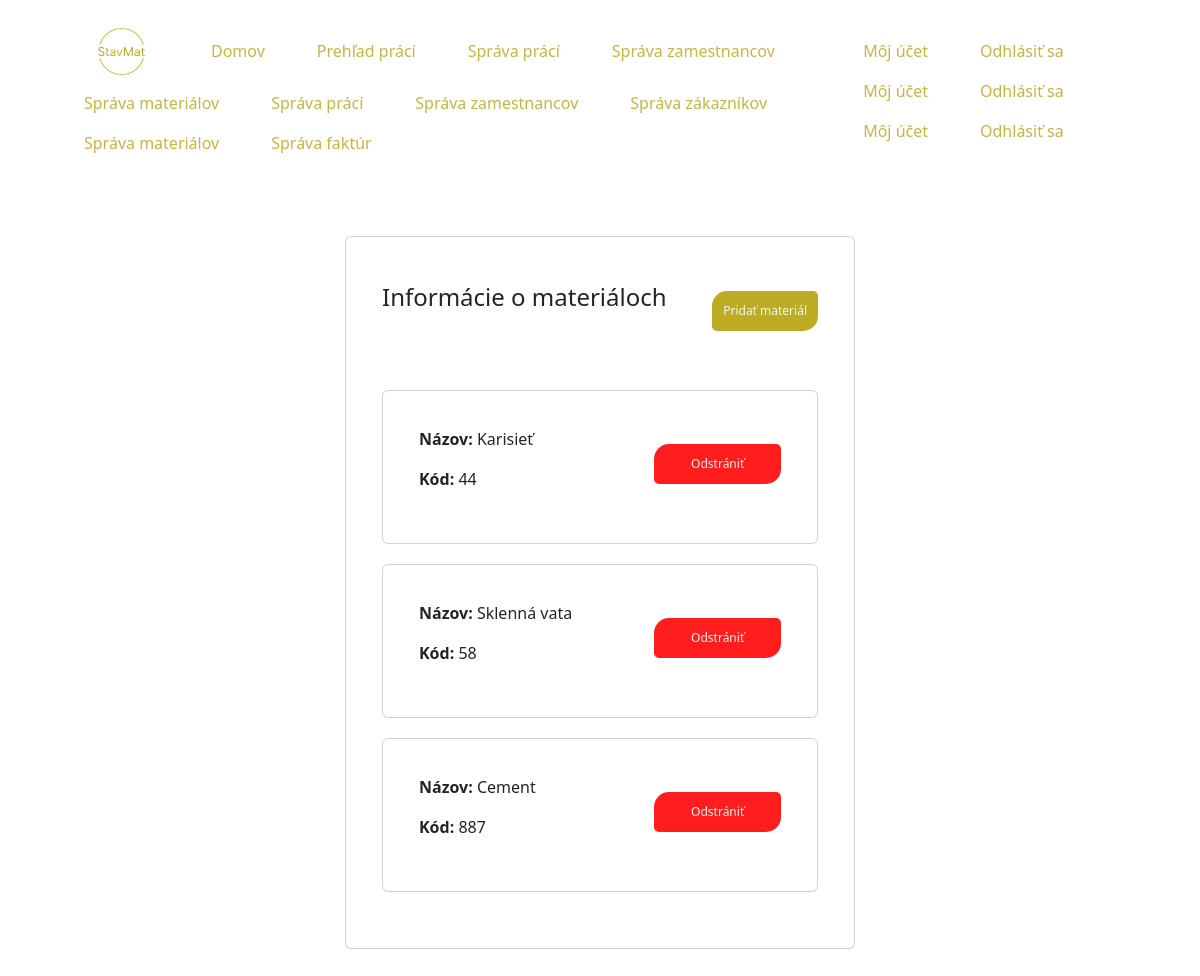
The app's page /employee/materials/ (signed in) with its own data.
### stavMat/models.py (models this page shows, shortened)
class Material(models.Model):
    nazov = models.CharField(max_length=255, verbose_name='Názov')
    kod = models.CharField(max_length=50, verbose_name='Kód', unique=True, error_messages={'unique': 'Tento kód už existuje.'})

### stavMat/views.py (the view)
# urls.py: path('employee/materials/', views.employee_materials, name='employee_materials'),
@login_required
def employee_materials(request):
    material = Material.objects.all()
    return render(request, 'stavMat/login_employee_materials.html', {'material': material})

### stavMat/templates/stavMat/login_employee_materials.html (shortened to what this page needs)
{% extends "stavMat/base_customer.html" %}
{% load static %}
{% block head %}
    <link rel="stylesheet" type="text/css" href="{% static 'customer_project.css' %}">
        <link rel="stylesheet" type="text/css" href="{% static 'project_info.css' %}">
{% endblock %}
{% block body %}
    <div class="container section">
        <div class="card">
            <div class="card-body">
                <div class="card-head">
                    <h4 class="card-title">Informácie o materiáloch</h4>
                    <div class="row">
                        <div class="col">
                            <a class="btn" type="submit" href="{% url 'create_material' %}">Pridať materiál</a>
                        </div>
                    </div>
                </div>
                {% for m in material %}
                    <div class="card">
                        <div class="card-body">
                            <div class="work_align">
                                <div class="col">
                                    <p><span class="p-bold">Názov:</span>  {{ m.nazov }} </p>
                                    <p><span class="p-bold">Kód:</span> {{ m.kod }} </p>
                                </div>
                                <div class="col col-btn">
                                    <a class="btn btn-delete" href="{% url 'delete_material_spec' m.pk%}">Odstrániť</a>
                                </div>
                            </div>
                        </div>
                    </div>
                {% endfor %}
            </div>
        </div>
    </div>
{% endblock %}

### stavMat/templates/stavMat/base_customer.html (shortened to what this page needs)
{% load static %}
<!DOCTYPE html>
<html lang="cz">
<head>
    <link href="https://cdn.jsdelivr.net/npm/bootstrap@5.3.3/dist/css/bootstrap.min.css" rel="stylesheet"
>
    <link href="{% static 'customer_index.css' %}" rel="stylesheet">
    {% block head %}
    {% endblock %}
</head>
<body>
<div class="container-fluid px-5 pb-2 header">
    <div class="left-items">
        <ul class="nav">
            <li class="nav-item">
                <a class="nav-link" href="{% url 'index' %}">
                    <img src="{% static 'resources/Logo.png' %}" width="75" height="46.76">
                </a>
            </li>
            <li class="nav-item">
                <a class="nav-link active" href="{% url 'customer' %}">Domov</a>
            </li>
            {% if user.is_authenticated %}
                {% if user.groups.all %}
                    {% for group in user.groups.all %}
                        {% if group.name == 'Zamestnanec' %}
                            <li class="nav-item">
                                <a class="nav-link" href="{% url 'employee_work' %}">Prehľad prácí</a>
                            </li>
                        {% endif %}
                        {% if group.name == 'Hlavný zamestnanec' %}
                            <li class="nav-item">
                                <a class="nav-link" href="{% url 'employee_work' %}">Správa prácí</a>
                            </li>
                            <li class="nav-item">
                                <a class="nav-link" href="{% url 'employee_details' %}">Správa zamestnancov</a>
                            </li>
                            <li class="nav-item">
                                <a class="nav-link" href="{% url 'employee_materials' %}">Správa materiálov</a>
                            </li>
                        {% endif %}
                        {% if group.name == 'Vedúci podniku' %}
                            <li class="nav-item">
                                <a class="nav-link" href="{% url 'employee_work' %}">Správa prácí</a>
                            </li>
                            <li class="nav-item">
                                <a class="nav-link" href="{% url 'employee_details' %}">Správa zamestnancov</a>
                            </li>
                            <li class="nav-item">
                                <a class="nav-link" href="{% url 'employee_customer' %}">Správa zákazníkov</a>
                            </li>
                            <li class="nav-item">
                                <a class="nav-link" href="{% url 'employee_materials' %}">Správa materiálov</a>
                            </li>
                            <li class="nav-item">
                                <a class="nav-link" href="{% url 'employee_faktura' %}">Správa faktúr</a>
                            </li>
                        {% endif %}
                    {% endfor %}
                {% endif %}
            {% endif %}
        </ul>
    </div>
    <div class="right-items">
        <ul class="nav">
            {% if user.is_authenticated %}
                {% for group in user.groups.all %}
                    {% if group.name == 'Zákazník' %}
                        <li class="nav-item">
                            <a class="nav-link" href="{% url 'user_account' %}">Môj účet</a>
                        </li>
                        <li class="nav-item">
                            <a class="nav-link" href="{% url 'logout_customer' %}">Odhlásiť sa</a>
                        </li>
                    {% else %}
                        <li class="nav-item">
                            <a class="nav-link" href="{% url 'employee_account' %}">Môj účet</a>
                        </li>
                        <li class="nav-item">
                            <a class="nav-link" href="{% url 'logout_employee' %}">Odhlásiť sa</a>
                        </li>
                    {% endif %}
                {% endfor %}
            {% endif %}
        </ul>
    </div>
</div>
{% block body %}
{% endblock %}
</body>
</html>

### stavMat/static/customer_index.css (style rules this page uses)
.header { display: flex; justify-content: space-between; align-items: center; margin: 20px auto; }
.nav { display: flex; align-items: center; padding: 0; margin: 0; }
.nav-item { margin-left: 20px; }
a.nav-link { color: #C5B643; text-decoration: none; }

### stavMat/static/customer_project.css (style rules this page uses)
.section { display: flex; align-items: center; justify-content: center; padding: 45px; width: 75vh; }
.card { width: 100%; margin: 0 0 20px 0; padding: 20px; }
.card-head { display: flex; flex-direction: row; justify-content: space-between; align-items: center; margin-bottom: 35px; }
.btn { padding: 10px; background-color: #BDAB23; color: #F0F7EE; font-size: 12px; width: 100%; border-radius: 15px 5px 15px 5px; }

### stavMat/static/project_info.css (style rules this page uses)
.section { display: flex; align-items: center; justify-content: center; padding: 45px; width: 75vh; }
.card { width: 100%; margin: 0 0 20px 0; padding: 20px; }
.card-head { display: flex; flex-direction: row; justify-content: space-between; align-items: center; }
.card-title { padding: 10px 0 35px 0; }
.btn { margin: 10px 0 15px 0; padding: 10px; background-color: #BDAB23; color: #F0F7EE; font-size: 12px; width: 100%; border-radius: 15px 5px 15px 5px; }
.p-bold { font-weight: bold; }

### stavMat/templates/stavMat/login_employee_materials.html (style rules this page uses)
.work_align { display: flex; flex-direction: row; justify-content: space-between; align-items: center; }
.btn-delete { margin: 10px 0 15px 0; padding: 10px; background-color: #ff1d1d; color: #F0F7EE; font-size: 12px; width: 70%; border-radius: 15px 5px 15px 5px; }
.col-btn { display:flex; justify-content: flex-end; }

### records on screen
Material: nazov "Karisieť", kod "44"
Material: nazov "Sklenná vata", kod "58"
Material: nazov "Cement", kod "887"
